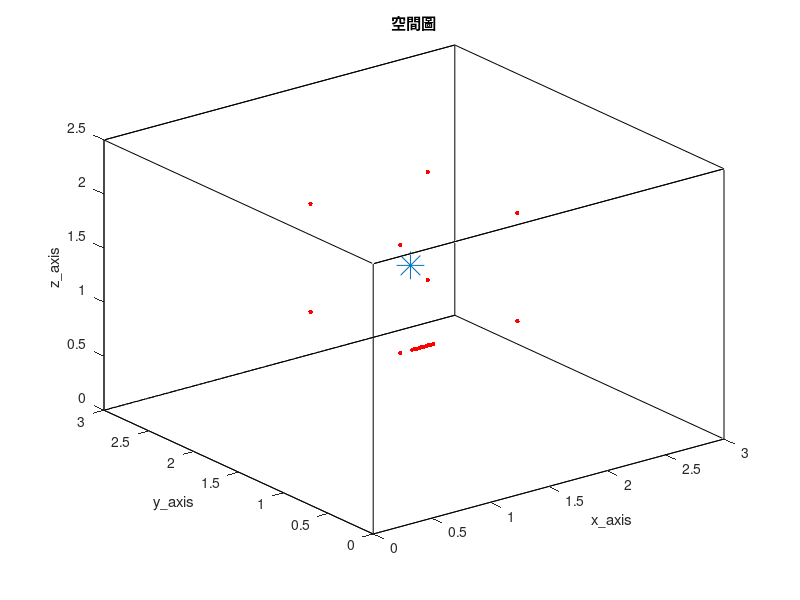

This figure's MATLAB source: (Note: this script raises an error after producing the figure.)
clc; clear;
close all;

% 加入資料夾 %
addpath('wpe_v1.33')

tic

%% RIR parameter %%
SorNum = 1;                                              % source number
MicNum_TDOA = 8;                                         % TDOA麥克風數量
MicNum = 18;                                             % number of microphone
c = 343;                                                 % Sound velocity (m/s)
fs = 16000;                                              % Sample frequency (samples/s)

% distributed 8 mic %
mic_x = [ 100 ; 200 ; 200 ; 100 ; 100 ; 200 ; 200 ; 100 ]./100;
mic_y = [ 100 ; 100 ; 200 ; 200 ; 100 ; 100 ; 200 ; 200 ]./100;
mic_z = [ 100 ; 100 ; 100 ; 100 ; 200 ; 200 ; 200 ; 200 ]./100;
MicPos = [mic_x, mic_y, mic_z,];

% ULA 30 mics %
MicStart = [110, 100, 100]/100;
spacing = 0.02;
for i = MicNum_TDOA+1:MicNum
    MicPos(i, :) = [MicStart(1, 1)+(i-(MicNum_TDOA+1))*spacing, MicStart(1, 2), MicStart(1, 3)];
end

SorPos = [170, 180, 130]/100;                            % source position (m)
room_dim = [ 300, 300, 250]/100;                          % Room dimensions [x y z] (m)
%%%%%%%%%%%%%%%%%%%%%%%%%%%%%%%%%%%%%%%%%%%%%%%%%%%%%%%%%%%%%%%%%%%%%%%%%%%%%%%%%%%%%%%%%%%%%%%%%%%%%%%%%%%%%%%%%%%
reverberation_time = 0.1;                                % Reverberation time (s)
points_rir = 1024;                                       % Number of rir points (需比 reverberation time 還長)
look_mic = 18;
%%%%%%%%%%%%%%%%%%%%%%%%%%%%%%%%%%%%%%%%%%%%%%%%%%%%%%%%%%%%%%%%%%%%%%%%%%%%%%%%%%%%%%%%%%%%%%%%%%%%%%%%%%%%%%%%%%%
mtype = 'omnidirectional';                               % Type of microphone
order = -1;                                              % -1 equals maximum reflection order!
dim = 3;                                                 % Room dimension
orientation = 0;                                         % Microphone orientation (rad)
hp_filter = 1;                                           % Disable high-pass filter

referencce_point = MicPos(1, :);
sorpos_groundtruth = SorPos - referencce_point;

% 畫空間圖 %
figure(1);
plot3( [0 room_dim(1, 1) room_dim(1, 1) 0 0 0 room_dim(1, 1) room_dim(1, 1) 0 0 room_dim(1, 1) room_dim(1, 1) 0 0 room_dim(1, 1) room_dim(1, 1)], ...
       [0 0 room_dim(1, 2) room_dim(1, 2) 0 0 0 room_dim(1, 2) room_dim(1, 2) room_dim(1, 2) room_dim(1, 2) room_dim(1, 2) room_dim(1, 2) 0 0 0], ...
       [0 0 0 0 0 room_dim(1, 3) room_dim(1, 3) room_dim(1, 3) room_dim(1, 3) 0 0 room_dim(1, 3) room_dim(1, 3) room_dim(1, 3) room_dim(1, 3) 0] , 'k')
hold on
plot3(MicPos(:, 1), MicPos(:, 2), MicPos(:, 3), 'r.', 'MarkerSize', 10)
hold on
plot3(SorPos(:, 1), SorPos(:, 2), SorPos(:, 3), '*', 'MarkerSize', 20)
hold off
xlabel('x\_axis')
ylabel('y\_axis')
zlabel('z\_axis')
title('空間圖')
shg

%% load ground-truth RIR (h) %%
% % 產生 RIR 和存.mat 檔 %
% h = rir_generator(c, fs, MicPos, SorPos, room_dim, reverberation_time, points_rir, mtype, order, dim, orientation, hp_filter);
% rir_filename_str = ['h\h_', string(reverberation_time), 'x', string(MicNum), 'x', string(points_rir), '.mat'];
% rir_filemane = join(rir_filename_str, '');
% save(rir_filemane, 'h')

rir_filename_str = ['h\h_', string(reverberation_time), 'x', string(MicNum), 'x', string(points_rir), '.mat'];
rir_filemane = join(rir_filename_str, '');
load(rir_filemane)

%% window parameter %%
NFFT = 1024;
hopsize = 256;

win = hamming(NFFT);
osfac = round(NFFT/hopsize);

frequency = NFFT/2 + 1;
L = length(hopsize:hopsize:points_rir+2*NFFT-2);    % (len(win) + len(win) - 1) + points_rir - 1
freqs_vector = linspace(0, fs/2, frequency);

%% 讀音檔 (source) %%
Second = 23;
SorLen =  Second*fs;

% load speech source %
[source_transpose, fs] = audioread('245.wav', [1, SorLen]);
source = source_transpose.';

%% 產生麥克風訊號，先在時域上 convolution 再做 stft (y_nodelay y_delay Y_delay ) %%
% convolution source and RIR %
as = zeros(MicNum, points_rir+SorLen-1);
for i = 1 : MicNum
    as(i, :) = conv(h(i, :), source);
end

extra_delay_y = (ceil(NFFT/hopsize) - 1)*hopsize;    % put delay for equilization between time convolution and CTF 
y_delay = zeros(MicNum, SorLen);
y_delay(:, extra_delay_y+1:end) = as(:, 1:SorLen-extra_delay_y);
y_nodelay = as(:, 1:SorLen);

% y_delay 轉頻域 %
y_delay_transpose = y_delay.';
[Y_delay, ~, ~] = stft(y_delay_transpose, fs, Window=win, OverlapLength=NFFT-hopsize, FFTLength=NFFT, FrequencyRange='onesided');
NumOfFrame = size(Y_delay, 2);

%% TDOA localization %%
% GCC-PHAT for delay estimation %
delay = zeros(MicNum_TDOA-1, 1);
difference = zeros(MicNum_TDOA-1, 1);
for i = 1:MicNum_TDOA-1
    delay(i, :) = gccphat(y_nodelay(i+1,:).', y_nodelay(1,:).', fs);
    difference(i, :) = delay(i, :)*c;
end

% mics position with repect to reference point %
micpos = [mic_x, mic_y, mic_z,] - referencce_point;

% generate parameters matrix %
A = 2*[micpos(2:end, :), difference];
b = micpos(2:end, 1).^2 + micpos(2:end, 2).^2 + micpos(2:end, 3).^2 - difference.^2;
%%%%%%%%%%%%%%%%%%%%%%%%%%%%%%%%%%%%%%%%%%%%%%%%%%%%%%%%%%%%%%%%%%%%%%%%%%%%%%%%%%%%%%%%%%%%%%%%%%%%%%%%%%%%%%%%%%%
sigma = 0.01;
%%%%%%%%%%%%%%%%%%%%%%%%%%%%%%%%%%%%%%%%%%%%%%%%%%%%%%%%%%%%%%%%%%%%%%%%%%%%%%%%%%%%%%%%%%%%%%%%%%%%%%%%%%%%%%%%%%%
psi = 4*sigma^2*(ones(MicNum_TDOA-1, 1)*ones(MicNum_TDOA-1, 1).' + eye(MicNum_TDOA-1))*difference*difference.';
dia_load_psi = 1;
invpsi = inv(psi+dia_load_psi*eye(MicNum_TDOA-1)); 
P = [1 0 0 0;0 1 0 0;0 0 1 0;0 0 0 -1];

% find possible root %
syms Z
theta = pinv(A.'*invpsi*A+Z*P )*(A.'*invpsi*b);
I = theta.'*P*theta;
[num, den] = numden(I);
poly = sym2poly(num);
roots = roots(poly);
roots_real = roots(imag(roots)==0, :);    % 取只有實數的根
if isempty(roots_real)
    roots_real = [roots_real; 0];
end

% find actual root from posible root %
if size(roots_real, 1) > 1
    theta = zeros(4, size(roots_real, 1));
    costfun = zeros(size(roots_real, 1), 1);
    for i = 1:size(roots_real, 1)
        theta(:, i) = pinv(A.'*invpsi*A+roots_real(i, :)*P )*(A.'*invpsi*b);
        costfun(i, :) = (A*theta(:, i)-b).'*invpsi*(A*theta(:, i)-b);
    end

    [~, min_index] = min(costfun);
    sorpos_estimation = theta(1:3, min_index).';
else
    theta = pinv(A.'*invpsi*A+roots_real*P )*(A.'*invpsi*b);
    sorpos_estimation = theta(1:3, :).';
end

%% load y_wpe (y_wpe) %%
% % do wpe %
% y_wpe = wpe(y_nodelay.', 'wpe_parameter.m');
% y_wpe = y_wpe.';
% 
% % 存 wpe mat %
% y_wpe_filename_str = ['y\y_wpe_', string(reverberation_time), '.mat'];
% y_wpe_filename = join(y_wpe_filename_str, '');
% save(y_wpe_filename, 'y_wpe')

% load y_wpe %
y_wpe_filename_str = ['y\y_wpe_', string(reverberation_time), '.mat'];
y_wpe_filename = join(y_wpe_filename_str, '');
load(y_wpe_filename);


%% DAS beamformer (Y_DAS) %%
% 算 mic 與 source 之距離 %
distance = zeros(MicNum, SorNum);
for i = 1 : MicNum
    distance(i, :) =  sqrt(sum((SorPos - MicPos(i, :)).^2));    % 其實應該用sorpos_estimation+referencce_point 不過差不到一公分
end

% 算 a %
a = zeros(MicNum, SorNum, frequency);
for n = 1:frequency
    omega = 2*pi*freqs_vector(n);
    a(:, :, n) = exp(-1j*omega/c*distance)./distance;
end

% 算 DAS weight %
w = a/MicNum;

% 算 Y_DAS %
y_wpe_transpose = y_wpe.';
[Y_wpe, ~, ~] = stft(y_wpe_transpose, fs, Window=win, OverlapLength=NFFT-hopsize, FFTLength=NFFT, FrequencyRange='onesided');

Y_DAS = zeros(frequency, NumOfFrame);
for FrameNo= 1:NumOfFrame
    for n = 1: frequency
         Y_DAS(n, FrameNo) = w(:, :, n)'*squeeze(Y_wpe(n, FrameNo, :));
    end  

end

%%  Wiener filter %%
start_ini_frame = L;
ini_frame = NumOfFrame;

% compute Rss %
forfac_ini_Rss = 0.999;
Rss = zeros(L, L, frequency);
for FrameNo= start_ini_frame:ini_frame
    S_choose = Y_DAS(:, FrameNo+1-L:FrameNo).';
    for n = 1: frequency
         Rss(:,:,n) = forfac_ini_Rss*Rss(:,:,n) + (1-forfac_ini_Rss)*flip(S_choose(:,n)) * flip(S_choose(:,n))';
    end  

end

% compute Rsy %
forfac_ini_Rsy = 0.999;
Rsy = zeros(L, MicNum, frequency);
for FrameNo= start_ini_frame:ini_frame
    S_choose = Y_DAS(:, FrameNo+1-L:FrameNo).';
    Y_choose = squeeze(Y_delay(:, FrameNo, :)).';
    for n = 1: frequency
         Rsy(:,:,n) = forfac_ini_Rsy*Rsy(:,:,n) + (1-forfac_ini_Rsy)*flip(S_choose(:,n)) * Y_choose(:,n)';
    end 

end

% Wiener solution %
A = zeros(MicNum, L, frequency);
dia_load_ini = 10^(-7);
for n = 1:frequency
    A(:,:,n) = Rsy(:,:,n)'/(Rss(:,:,n) + dia_load_ini.*eye(L));
end

% A 轉回時域 %
A_forplot = zeros(frequency, L, MicNum);
for i = 1 : MicNum
    A_forplot(:, :, i) = squeeze(A(i, :, :)).';
end

A_tdomain = reconstruct_RIR_normalwindow(points_rir, NFFT, hopsize, L, win, fs, frequency, MicNum, A_forplot);    % dimension = MicNum x (points_rir+(osfac-1)*hopsize)
A_tdomain = A_tdomain(:, hopsize*(osfac-1)+1:end);
ratio_A_tdomain = zeros(MicNum, 1);
for i = 1:MicNum
    ratio_A_tdomain(i, :) = max(abs(h(i, :)))/max(abs(A_tdomain(i, :)));
end

A_tdomain = A_tdomain.*ratio_A_tdomain;

%  算 NRMSPM %
h_NRMSPM = reshape(h.', [MicNum*points_rir 1]);
aa_NRMSPM = reshape(A_tdomain.', [MicNum*points_rir 1]);
NRMSPM_Wiener = 20*log10(norm(h_NRMSPM-h_NRMSPM.'*aa_NRMSPM/(aa_NRMSPM.'*aa_NRMSPM)*aa_NRMSPM)/norm(h_NRMSPM));

% plot and save estimated RIR and ATF fig %
algorithm = 'Wiener';
h_yaxis_upperlimit = max(h(look_mic, :)) + 0.01;
h_yaxis_underlimit = min(h(look_mic, :)) - 0.01;
ATF = fft(h, points_rir, 2);
ATF_estimated = fft(A_tdomain, points_rir, 2);

figure(1)
plot(h(look_mic, :), 'r');
hold on
plot(A_tdomain(look_mic, :), 'b');
hold off
ylim([h_yaxis_underlimit h_yaxis_upperlimit])
xlim([1 points_rir])
legend('ground-truth RIR', 'estimated RIR')
xlabel('time samples')
ylabel('RIR')

fig_filename_str = ['fig\CTF_combined_', string(reverberation_time), 'x', algorithm, '_RIR.fig'];
fig_filename = join(fig_filename_str, '');
savefig(fig_filename)

figure(2)
subplot(2, 1, 1);
semilogx(linspace(0, fs/2, points_rir/2+1), 20*log10(abs(ATF(look_mic, 1:points_rir/2+1))), 'r');
hold on
semilogx(linspace(0, fs/2, points_rir/2+1), 20*log10(abs(ATF_estimated(look_mic, 1:points_rir/2+1))), 'b');
hold off
xlim([200 8000])
legend('ground-truth ATF', 'estimated ATF')
xlabel('frequency (Hz)')
ylabel('dB')

subplot(2, 1, 2);
semilogx(linspace(0, fs/2, points_rir/2+1), unwrap(angle(ATF(look_mic, 1:points_rir/2+1))), 'r');
hold on
semilogx(linspace(0, fs/2, points_rir/2+1), unwrap(angle(ATF_estimated(look_mic, 1:points_rir/2+1))), 'b');
hold off
xlim([200 8000])
legend('ground-truth ATF', 'estimated ATF')
xlabel('frequency (Hz)')
ylabel('phase (radius)')

fig_filename_str = ['fig\CTF_combined_', string(reverberation_time), 'x', algorithm, '_ATF.fig'];
fig_filename = join(fig_filename_str, '');
savefig(fig_filename)

% save A_tdomain %
A_filename_str = ['A_tdomain\CTF_combined_', string(reverberation_time), 'x', algorithm, '_A_tdomain.mat'];
A_filename = join(A_filename_str, '');
save(A_filename, 'A_tdomain')

%% RLS %%
start_ini_frame = L;
ini_frame = NumOfFrame;

% vector error RLS %
A = zeros(MicNum, L, frequency);
error = zeros(MicNum, (ini_frame-start_ini_frame+1), frequency);
lambda = 0.99;
for n = 1: frequency
    weight = zeros(L, MicNum);
    P = (1e-2)^-1*eye(L);
    for FrameNo = start_ini_frame:ini_frame
        Y_DAS_choose = flip(Y_DAS(n, FrameNo-L+1:FrameNo).');
        Y_delay_choose = squeeze(Y_delay(n, FrameNo, :));
        error(:, FrameNo-start_ini_frame+1, n) = Y_delay_choose' - Y_DAS_choose'*weight;
        k_RLS = lambda^-1*P*Y_DAS_choose/(1 + lambda^-1*Y_DAS_choose'*P*Y_DAS_choose);
        weight = weight + k_RLS*error(:, FrameNo-start_ini_frame+1, n).';
        P = lambda^-1*P - lambda^-1*k_RLS*Y_DAS_choose'*P;
    end

    A(:, :, n) = weight';
end

% A 轉回時域 %
A_forplot = zeros(frequency, L, MicNum);
for i = 1 : MicNum
    A_forplot(:, :, i) = squeeze(A(i, :, :)).';
end

A_tdomain = reconstruct_RIR_normalwindow(points_rir, NFFT, hopsize, L, win, fs, frequency, MicNum, A_forplot);    % dimension = MicNum x (points_rir+(osfac-1)*hopsize)
A_tdomain = A_tdomain(:, hopsize*(osfac-1)+1:end);
ratio_A_tdomain = zeros(MicNum, 1);
for i = 1:MicNum
    ratio_A_tdomain(i, :) = max(abs(h(i, :)))/max(abs(A_tdomain(i, :)));
end

A_tdomain = A_tdomain.*ratio_A_tdomain;

%  算 NRMSPM %
h_NRMSPM = reshape(h.', [MicNum*points_rir 1]);
aa_NRMSPM = reshape(A_tdomain.', [MicNum*points_rir 1]);
NRMSPM_RLS = 20*log10(norm(h_NRMSPM-h_NRMSPM.'*aa_NRMSPM/(aa_NRMSPM.'*aa_NRMSPM)*aa_NRMSPM)/norm(h_NRMSPM));

% plot and save estimated RIR and ATF fig %
algorithm = 'RLS';
h_yaxis_upperlimit = max(h(look_mic, :)) + 0.01;
h_yaxis_underlimit = min(h(look_mic, :)) - 0.01;
ATF = fft(h, points_rir, 2);
ATF_estimated = fft(A_tdomain, points_rir, 2);

figure(3)
plot(h(look_mic, :), 'r');
hold on
plot(A_tdomain(look_mic, :), 'b');
hold off
ylim([h_yaxis_underlimit h_yaxis_upperlimit])
xlim([1 points_rir])
legend('ground-truth RIR', 'estimated RIR')
xlabel('time samples')
ylabel('RIR')

fig_filename_str = ['fig\CTF_combined_', string(reverberation_time), 'x', algorithm, '_RIR.fig'];
fig_filename = join(fig_filename_str, '');
savefig(fig_filename)

figure(4)
subplot(2, 1, 1);
semilogx(linspace(0, fs/2, points_rir/2+1), 20*log10(abs(ATF(look_mic, 1:points_rir/2+1))), 'r');
hold on
semilogx(linspace(0, fs/2, points_rir/2+1), 20*log10(abs(ATF_estimated(look_mic, 1:points_rir/2+1))), 'b');
hold off
xlim([200 8000])
legend('ground-truth ATF', 'estimated ATF')
xlabel('frequency (Hz)')
ylabel('dB')

subplot(2, 1, 2);
semilogx(linspace(0, fs/2, points_rir/2+1), unwrap(angle(ATF(look_mic, 1:points_rir/2+1))), 'r');
hold on
semilogx(linspace(0, fs/2, points_rir/2+1), unwrap(angle(ATF_estimated(look_mic, 1:points_rir/2+1))), 'b');
hold off
xlim([200 8000])
legend('ground-truth ATF', 'estimated ATF')
xlabel('frequency (Hz)')
ylabel('phase (radius)')

fig_filename_str = ['fig\CTF_combined_', string(reverberation_time), 'x', algorithm, '_ATF.fig'];
fig_filename = join(fig_filename_str, '');
savefig(fig_filename)

% save A_tdomain %
A_filename_str = ['A_tdomain\CTF_combined_', string(reverberation_time), 'x', algorithm, '_A_tdomain.mat'];
A_filename = join(A_filename_str, '');
save(A_filename, 'A_tdomain')

%% Kalman filter %%
start_ini_frame = L;
ini_frame = NumOfFrame;

% Kalman filter %
A = zeros(MicNum, L, frequency);
parfor i = 1:MicNum
    for n =1:frequency
        weight = zeros(L, 1);
        P = 0.5*eye(L);    % error covariance matrix %
        K = zeros(L, 1);    % Kalman gain %
        R = 10^(-3);    % measurement noise covariance matrix %
        for FrameNo = start_ini_frame:ini_frame
            % no time update only have measurement update %
            K = P*flip(Y_DAS(n, FrameNo-L+1:FrameNo).')*inv(conj(flip(Y_DAS(n, FrameNo-L+1:FrameNo)))*P*flip(Y_DAS(n, FrameNo-L+1:FrameNo).') + R);
            weight = weight + K*(conj(Y_delay(n, FrameNo, i)) - conj(flip(Y_DAS(n, FrameNo-L+1:FrameNo)))*weight);
            P = P - K*conj(flip(Y_DAS(n, FrameNo-L+1:FrameNo)))*P;
        end
    
        A(i, :, n) = weight';
    end

end

% A 轉回時域 %
A_forplot = zeros(frequency, L, MicNum);
for i = 1 : MicNum
    A_forplot(:, :, i) = squeeze(A(i, :, :)).';
end

A_tdomain = reconstruct_RIR_normalwindow(points_rir, NFFT, hopsize, L, win, fs, frequency, MicNum, A_forplot);    % dimension = MicNum x (points_rir+(osfac-1)*hopsize)
A_tdomain = A_tdomain(:, hopsize*(osfac-1)+1:end);
ratio_A_tdomain = zeros(MicNum, 1);
for i = 1:MicNum
    ratio_A_tdomain(i, :) = max(abs(h(i, :)))/max(abs(A_tdomain(i, :)));
end

A_tdomain = A_tdomain.*ratio_A_tdomain;

%  算 NRMSPM %
h_NRMSPM = reshape(h.', [MicNum*points_rir 1]);
aa_NRMSPM = reshape(A_tdomain.', [MicNum*points_rir 1]);
NRMSPM_Kalman = 20*log10(norm(h_NRMSPM-h_NRMSPM.'*aa_NRMSPM/(aa_NRMSPM.'*aa_NRMSPM)*aa_NRMSPM)/norm(h_NRMSPM));

% plot and save estimated RIR and ATF fig %
algorithm = 'Kalman';
h_yaxis_upperlimit = max(h(look_mic, :)) + 0.01;
h_yaxis_underlimit = min(h(look_mic, :)) - 0.01;
ATF = fft(h, points_rir, 2);
ATF_estimated = fft(A_tdomain, points_rir, 2);

figure(5)
plot(h(look_mic, :), 'r');
hold on
plot(A_tdomain(look_mic, :), 'b');
hold off
ylim([h_yaxis_underlimit h_yaxis_upperlimit])
xlim([1 points_rir])
legend('ground-truth RIR', 'estimated RIR')
xlabel('time samples')
ylabel('RIR')

fig_filename_str = ['fig\CTF_combined_', string(reverberation_time), 'x', algorithm, '_RIR.fig'];
fig_filename = join(fig_filename_str, '');
savefig(fig_filename)

figure(6)
subplot(2, 1, 1);
semilogx(linspace(0, fs/2, points_rir/2+1), 20*log10(abs(ATF(look_mic, 1:points_rir/2+1))), 'r');
hold on
semilogx(linspace(0, fs/2, points_rir/2+1), 20*log10(abs(ATF_estimated(look_mic, 1:points_rir/2+1))), 'b');
hold off
xlim([200 8000])
legend('ground-truth ATF', 'estimated ATF')
xlabel('frequency (Hz)')
ylabel('dB')

subplot(2, 1, 2);
semilogx(linspace(0, fs/2, points_rir/2+1), unwrap(angle(ATF(look_mic, 1:points_rir/2+1))), 'r');
hold on
semilogx(linspace(0, fs/2, points_rir/2+1), unwrap(angle(ATF_estimated(look_mic, 1:points_rir/2+1))), 'b');
hold off
xlim([200 8000])
legend('ground-truth ATF', 'estimated ATF')
xlabel('frequency (Hz)')
ylabel('phase (radius)')

fig_filename_str = ['fig\CTF_combined_', string(reverberation_time), 'x', algorithm, '_ATF.fig'];
fig_filename = join(fig_filename_str, '');
savefig(fig_filename)

% save A_tdomain %
A_filename_str = ['A_tdomain\CTF_combined_', string(reverberation_time), 'x', algorithm, '_A_tdomain.mat'];
A_filename = join(A_filename_str, '');
save(A_filename, 'A_tdomain')

fprintf('done\n')

toc
